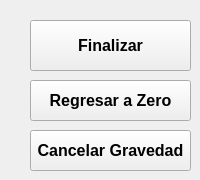
          <widget class="QWidget" name="Detenido">
           <widget class="QPushButton" name="FinalizarPB">
            <property name="geometry">
             <rect>
              <x>30</x>
              <y>20</y>
              <width>161</width>
              <height>51</height>
             </rect>
            </property>
            <property name="font">
             <font>
              <family>Segoe UI</family>
              <pointsize>12</pointsize>
              <bold>true</bold>
             </font>
            </property>
            <property name="cursor">
             <cursorShape>PointingHandCursor</cursorShape>
            </property>
            <property name="text">
             <string>Finalizar</string>
            </property>
           </widget>
           <widget class="QPushButton" name="RegresarZeroPB">
            <property name="geometry">
             <rect>
              <x>30</x>
              <y>80</y>
              <width>161</width>
              <height>41</height>
             </rect>
            </property>
            <property name="font">
             <font>
              <family>Segoe UI</family>
              <pointsize>12</pointsize>
              <bold>true</bold>
             </font>
            </property>
            <property name="cursor">
             <cursorShape>PointingHandCursor</cursorShape>
            </property>
            <property name="text">
             <string>Regresar a Zero</string>
            </property>
           </widget>
           <widget class="QPushButton" name="CancelarGravedadPB">
            <property name="geometry">
             <rect>
              <x>30</x>
              <y>130</y>
              <width>161</width>
              <height>41</height>
             </rect>
            </property>
            <property name="font">
             <font>
              <family>Segoe UI</family>
              <pointsize>12</pointsize>
              <bold>true</bold>
             </font>
            </property>
            <property name="cursor">
             <cursorShape>PointingHandCursor</cursorShape>
            </property>
            <property name="text">
             <string>Cancelar Gravedad</string>
            </property>
           </widget>
          </widget>
